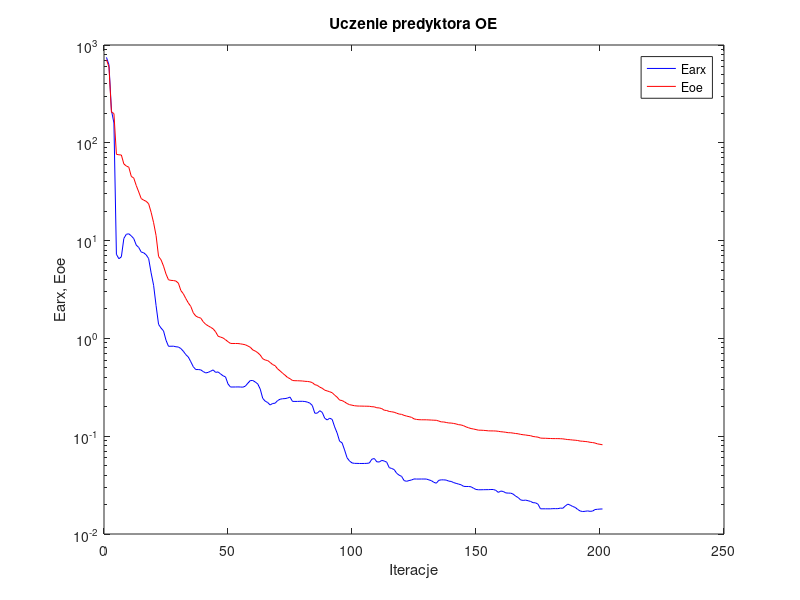
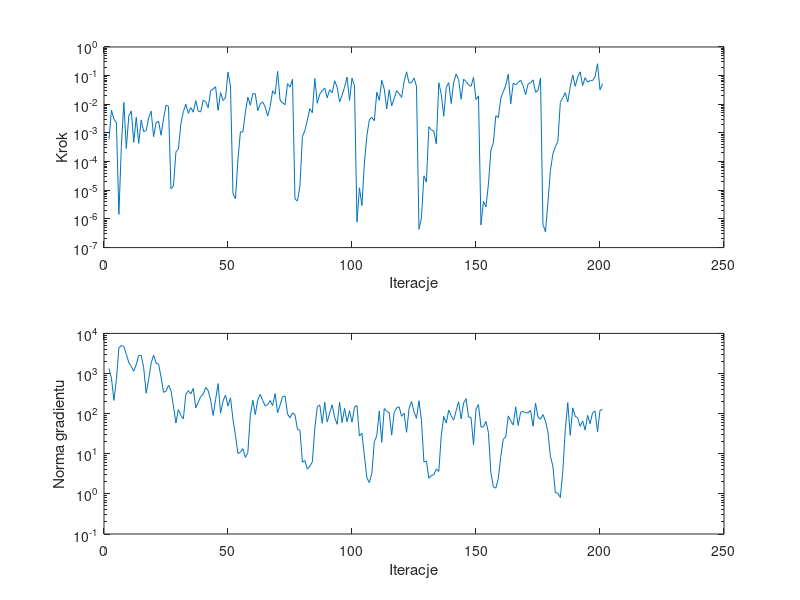

Reproduce these figures in MATLAB, in order.
%uczenie predyktora oe
clear all;
n=0; farx(n+1)=7.467370e+002; foe(n+1)=7.068903e+002; wspucz(n+1)=0.000000e+000; ng(n+1)=0.000000e+000;
%odnowa zmiennej metryki
n=1; farx(n+1)=6.279530e+002; foe(n+1)=5.961201e+002; krok(n+1)=5.873414e-004; ng(n+1)=1.339067e+003;
n=2; farx(n+1)=2.138876e+002; foe(n+1)=2.055255e+002; krok(n+1)=6.273397e-003; ng(n+1)=7.691118e+002;
n=3; farx(n+1)=1.597197e+002; foe(n+1)=1.994512e+002; krok(n+1)=2.999882e-003; ng(n+1)=2.140885e+002;
n=4; farx(n+1)=7.245830e+000; foe(n+1)=7.628033e+001; krok(n+1)=2.293321e-003; ng(n+1)=7.131716e+002;
n=5; farx(n+1)=6.526313e+000; foe(n+1)=7.542201e+001; krok(n+1)=1.458599e-006; ng(n+1)=4.352423e+003;
n=6; farx(n+1)=6.826176e+000; foe(n+1)=7.504183e+001; krok(n+1)=3.423805e-004; ng(n+1)=4.977317e+003;
n=7; farx(n+1)=1.051947e+001; foe(n+1)=6.081042e+001; krok(n+1)=1.165911e-002; ng(n+1)=4.749408e+003;
n=8; farx(n+1)=1.160880e+001; foe(n+1)=5.792763e+001; krok(n+1)=2.879132e-004; ng(n+1)=2.984324e+003;
n=9; farx(n+1)=1.174001e+001; foe(n+1)=5.630435e+001; krok(n+1)=3.900542e-003; ng(n+1)=1.880302e+003;
n=10; farx(n+1)=1.117103e+001; foe(n+1)=4.538163e+001; krok(n+1)=5.849663e-003; ng(n+1)=1.494715e+003;
n=11; farx(n+1)=1.048604e+001; foe(n+1)=4.356236e+001; krok(n+1)=4.729213e-004; ng(n+1)=1.138124e+003;
n=12; farx(n+1)=9.004322e+000; foe(n+1)=3.660779e+001; krok(n+1)=3.516052e-003; ng(n+1)=1.667317e+003;
n=13; farx(n+1)=8.508564e+000; foe(n+1)=3.145922e+001; krok(n+1)=4.325549e-004; ng(n+1)=2.810712e+003;
n=14; farx(n+1)=7.647412e+000; foe(n+1)=2.691176e+001; krok(n+1)=2.850058e-003; ng(n+1)=2.844624e+003;
n=15; farx(n+1)=7.506435e+000; foe(n+1)=2.591084e+001; krok(n+1)=1.123587e-003; ng(n+1)=1.398303e+003;
n=16; farx(n+1)=7.156471e+000; foe(n+1)=2.523213e+001; krok(n+1)=1.207660e-003; ng(n+1)=3.236203e+002;
n=17; farx(n+1)=6.548064e+000; foe(n+1)=2.380055e+001; krok(n+1)=3.350038e-003; ng(n+1)=7.005948e+002;
n=18; farx(n+1)=4.677546e+000; foe(n+1)=1.947738e+001; krok(n+1)=5.767896e-003; ng(n+1)=1.802824e+003;
n=19; farx(n+1)=3.493710e+000; foe(n+1)=1.524037e+001; krok(n+1)=7.459007e-004; ng(n+1)=2.883175e+003;
n=20; farx(n+1)=2.162390e+000; foe(n+1)=1.125197e+001; krok(n+1)=2.282102e-003; ng(n+1)=1.801290e+003;
n=21; farx(n+1)=1.391088e+000; foe(n+1)=6.878286e+000; krok(n+1)=2.607264e-003; ng(n+1)=1.720834e+003;
n=22; farx(n+1)=1.275983e+000; foe(n+1)=6.365403e+000; krok(n+1)=8.336543e-004; ng(n+1)=8.200947e+002;
n=23; farx(n+1)=1.193570e+000; foe(n+1)=5.485691e+000; krok(n+1)=3.128460e-003; ng(n+1)=3.407276e+002;
n=24; farx(n+1)=9.583069e-001; foe(n+1)=4.553044e+000; krok(n+1)=9.219686e-003; ng(n+1)=3.593340e+002;
n=25; farx(n+1)=8.306018e-001; foe(n+1)=3.974692e+000; krok(n+1)=8.534063e-003; ng(n+1)=5.101088e+002;
%odnowa zmiennej metryki
n=26; farx(n+1)=8.315539e-001; foe(n+1)=3.920711e+000; krok(n+1)=1.127096e-005; ng(n+1)=3.777001e+002;
n=27; farx(n+1)=8.324831e-001; foe(n+1)=3.904652e+000; krok(n+1)=1.400833e-005; ng(n+1)=1.542923e+002;
n=28; farx(n+1)=8.213335e-001; foe(n+1)=3.857470e+000; krok(n+1)=2.197532e-004; ng(n+1)=5.825602e+001;
n=29; farx(n+1)=8.162129e-001; foe(n+1)=3.669809e+000; krok(n+1)=2.755278e-004; ng(n+1)=1.273063e+002;
n=30; farx(n+1)=7.872908e-001; foe(n+1)=3.083142e+000; krok(n+1)=2.121656e-003; ng(n+1)=9.047760e+001;
n=31; farx(n+1)=7.388855e-001; foe(n+1)=2.856874e+000; krok(n+1)=5.548179e-003; ng(n+1)=7.407910e+001;
n=32; farx(n+1)=6.821168e-001; foe(n+1)=2.553977e+000; krok(n+1)=1.012568e-002; ng(n+1)=3.040712e+002;
n=33; farx(n+1)=6.450149e-001; foe(n+1)=2.305875e+000; krok(n+1)=4.830641e-003; ng(n+1)=3.746900e+002;
n=34; farx(n+1)=5.771791e-001; foe(n+1)=2.122134e+000; krok(n+1)=7.632150e-003; ng(n+1)=3.105070e+002;
n=35; farx(n+1)=5.134402e-001; foe(n+1)=1.826984e+000; krok(n+1)=5.294040e-003; ng(n+1)=4.265932e+002;
n=36; farx(n+1)=4.801588e-001; foe(n+1)=1.693835e+000; krok(n+1)=1.345452e-002; ng(n+1)=1.390904e+002;
n=37; farx(n+1)=4.804644e-001; foe(n+1)=1.641979e+000; krok(n+1)=5.711090e-003; ng(n+1)=1.921441e+002;
n=38; farx(n+1)=4.768976e-001; foe(n+1)=1.614497e+000; krok(n+1)=5.433546e-003; ng(n+1)=2.684259e+002;
n=39; farx(n+1)=4.582976e-001; foe(n+1)=1.481597e+000; krok(n+1)=1.388291e-002; ng(n+1)=3.067998e+002;
n=40; farx(n+1)=4.436004e-001; foe(n+1)=1.392935e+000; krok(n+1)=1.205272e-002; ng(n+1)=4.516563e+002;
n=41; farx(n+1)=4.494205e-001; foe(n+1)=1.344988e+000; krok(n+1)=7.632150e-003; ng(n+1)=3.770910e+002;
n=42; farx(n+1)=4.617881e-001; foe(n+1)=1.298345e+000; krok(n+1)=2.954351e-002; ng(n+1)=2.150166e+002;
n=43; farx(n+1)=4.764223e-001; foe(n+1)=1.253378e+000; krok(n+1)=3.413297e-002; ng(n+1)=9.019404e+001;
n=44; farx(n+1)=4.495902e-001; foe(n+1)=1.168541e+000; krok(n+1)=4.111242e-002; ng(n+1)=2.258142e+002;
n=45; farx(n+1)=4.539062e-001; foe(n+1)=1.052566e+000; krok(n+1)=6.130766e-003; ng(n+1)=5.594181e+002;
n=46; farx(n+1)=4.331721e-001; foe(n+1)=1.031221e+000; krok(n+1)=2.556212e-002; ng(n+1)=1.030592e+002;
n=47; farx(n+1)=4.149040e-001; foe(n+1)=1.010484e+000; krok(n+1)=1.360047e-002; ng(n+1)=2.071317e+002;
n=48; farx(n+1)=4.039511e-001; foe(n+1)=9.693514e-001; krok(n+1)=1.716139e-002; ng(n+1)=2.895420e+002;
n=49; farx(n+1)=3.421309e-001; foe(n+1)=9.254037e-001; krok(n+1)=1.320406e-001; ng(n+1)=1.543577e+002;
n=50; farx(n+1)=3.183372e-001; foe(n+1)=8.886523e-001; krok(n+1)=4.331299e-002; ng(n+1)=2.485126e+002;
%odnowa zmiennej metryki
n=51; farx(n+1)=3.185052e-001; foe(n+1)=8.871129e-001; krok(n+1)=7.690425e-006; ng(n+1)=7.200296e+001;
n=52; farx(n+1)=3.186372e-001; foe(n+1)=8.868771e-001; krok(n+1)=5.055637e-006; ng(n+1)=2.899310e+001;
n=53; farx(n+1)=3.191179e-001; foe(n+1)=8.864006e-001; krok(n+1)=1.154043e-004; ng(n+1)=1.016180e+001;
n=54; farx(n+1)=3.184239e-001; foe(n+1)=8.798637e-001; krok(n+1)=1.093891e-003; ng(n+1)=1.092573e+001;
n=55; farx(n+1)=3.171873e-001; foe(n+1)=8.706419e-001; krok(n+1)=1.078226e-003; ng(n+1)=1.345919e+001;
n=56; farx(n+1)=3.249892e-001; foe(n+1)=8.608269e-001; krok(n+1)=5.172508e-003; ng(n+1)=8.081564e+000;
n=57; farx(n+1)=3.482360e-001; foe(n+1)=8.363231e-001; krok(n+1)=1.775074e-002; ng(n+1)=1.078120e+001;
n=58; farx(n+1)=3.708539e-001; foe(n+1)=8.115754e-001; krok(n+1)=9.249673e-003; ng(n+1)=9.204433e+001;
n=59; farx(n+1)=3.709273e-001; foe(n+1)=7.621240e-001; krok(n+1)=2.340953e-002; ng(n+1)=2.156253e+002;
n=60; farx(n+1)=3.582336e-001; foe(n+1)=7.425928e-001; krok(n+1)=2.355148e-002; ng(n+1)=9.487986e+001;
n=61; farx(n+1)=3.421886e-001; foe(n+1)=7.138054e-001; krok(n+1)=6.035177e-003; ng(n+1)=2.206333e+002;
n=62; farx(n+1)=3.030841e-001; foe(n+1)=6.760229e-001; krok(n+1)=1.023953e-002; ng(n+1)=3.029081e+002;
n=63; farx(n+1)=2.438059e-001; foe(n+1)=6.196598e-001; krok(n+1)=1.213054e-002; ng(n+1)=2.130938e+002;
n=64; farx(n+1)=2.281396e-001; foe(n+1)=6.012955e-001; krok(n+1)=7.980009e-003; ng(n+1)=1.554292e+002;
n=65; farx(n+1)=2.209916e-001; foe(n+1)=5.933829e-001; krok(n+1)=3.878835e-003; ng(n+1)=1.682384e+002;
n=66; farx(n+1)=2.086407e-001; foe(n+1)=5.675710e-001; krok(n+1)=8.424126e-003; ng(n+1)=2.113990e+002;
n=67; farx(n+1)=2.161123e-001; foe(n+1)=5.399122e-001; krok(n+1)=2.972664e-002; ng(n+1)=1.582500e+002;
n=68; farx(n+1)=2.175128e-001; foe(n+1)=5.261283e-001; krok(n+1)=2.243330e-002; ng(n+1)=3.160559e+002;
n=69; farx(n+1)=2.313443e-001; foe(n+1)=4.879310e-001; krok(n+1)=1.409038e-001; ng(n+1)=1.060168e+002;
n=70; farx(n+1)=2.388096e-001; foe(n+1)=4.654971e-001; krok(n+1)=1.382426e-002; ng(n+1)=1.638158e+002;
n=71; farx(n+1)=2.415769e-001; foe(n+1)=4.408716e-001; krok(n+1)=1.136199e-002; ng(n+1)=2.633586e+002;
n=72; farx(n+1)=2.423336e-001; foe(n+1)=4.205833e-001; krok(n+1)=9.659422e-003; ng(n+1)=2.770829e+002;
n=73; farx(n+1)=2.454370e-001; foe(n+1)=3.989737e-001; krok(n+1)=5.234463e-002; ng(n+1)=9.794063e+001;
n=74; farx(n+1)=2.512065e-001; foe(n+1)=3.874383e-001; krok(n+1)=4.000365e-002; ng(n+1)=7.812991e+001;
n=75; farx(n+1)=2.270098e-001; foe(n+1)=3.712481e-001; krok(n+1)=7.494212e-002; ng(n+1)=1.049506e+002;
%odnowa zmiennej metryki
n=76; farx(n+1)=2.268083e-001; foe(n+1)=3.693660e-001; krok(n+1)=4.999771e-006; ng(n+1)=9.457960e+001;
n=77; farx(n+1)=2.268424e-001; foe(n+1)=3.690487e-001; krok(n+1)=4.214747e-006; ng(n+1)=4.074450e+001;
n=78; farx(n+1)=2.274124e-001; foe(n+1)=3.680408e-001; krok(n+1)=1.404611e-005; ng(n+1)=3.881301e+001;
n=79; farx(n+1)=2.274180e-001; foe(n+1)=3.669523e-001; krok(n+1)=7.496833e-004; ng(n+1)=6.179633e+000;
n=80; farx(n+1)=2.262596e-001; foe(n+1)=3.642242e-001; krok(n+1)=1.212998e-003; ng(n+1)=6.771853e+000;
n=81; farx(n+1)=2.232774e-001; foe(n+1)=3.630477e-001; krok(n+1)=2.818678e-003; ng(n+1)=4.093743e+000;
n=82; farx(n+1)=2.178161e-001; foe(n+1)=3.598858e-001; krok(n+1)=7.032104e-003; ng(n+1)=4.930937e+000;
n=83; farx(n+1)=2.061703e-001; foe(n+1)=3.532644e-001; krok(n+1)=5.097234e-003; ng(n+1)=6.202320e+000;
n=84; farx(n+1)=1.717989e-001; foe(n+1)=3.365621e-001; krok(n+1)=7.866273e-002; ng(n+1)=4.263652e+001;
n=85; farx(n+1)=1.721033e-001; foe(n+1)=3.311045e-001; krok(n+1)=1.086709e-002; ng(n+1)=1.486002e+002;
n=86; farx(n+1)=1.822230e-001; foe(n+1)=3.174009e-001; krok(n+1)=2.272397e-002; ng(n+1)=1.657763e+002;
n=87; farx(n+1)=1.752501e-001; foe(n+1)=3.091944e-001; krok(n+1)=3.006802e-002; ng(n+1)=5.739037e+001;
n=88; farx(n+1)=1.526729e-001; foe(n+1)=2.954837e-001; krok(n+1)=3.660091e-002; ng(n+1)=1.914738e+002;
n=89; farx(n+1)=1.466625e-001; foe(n+1)=2.904506e-001; krok(n+1)=1.680696e-002; ng(n+1)=6.174029e+001;
n=90; farx(n+1)=1.527876e-001; foe(n+1)=2.847560e-001; krok(n+1)=3.221469e-002; ng(n+1)=1.044649e+002;
n=91; farx(n+1)=1.486417e-001; foe(n+1)=2.783303e-001; krok(n+1)=2.509359e-002; ng(n+1)=1.653156e+002;
n=92; farx(n+1)=1.245758e-001; foe(n+1)=2.631023e-001; krok(n+1)=6.645935e-002; ng(n+1)=8.014981e+001;
n=93; farx(n+1)=1.078028e-001; foe(n+1)=2.504807e-001; krok(n+1)=3.959818e-002; ng(n+1)=5.421028e+001;
n=94; farx(n+1)=8.887874e-002; foe(n+1)=2.340752e-001; krok(n+1)=1.208515e-002; ng(n+1)=1.926493e+002;
n=95; farx(n+1)=8.557407e-002; foe(n+1)=2.315688e-001; krok(n+1)=2.047906e-002; ng(n+1)=5.982970e+001;
n=96; farx(n+1)=7.238634e-002; foe(n+1)=2.242500e-001; krok(n+1)=3.941187e-002; ng(n+1)=1.353642e+002;
n=97; farx(n+1)=6.024173e-002; foe(n+1)=2.158378e-001; krok(n+1)=8.877087e-002; ng(n+1)=6.285389e+001;
n=98; farx(n+1)=5.576100e-002; foe(n+1)=2.101283e-001; krok(n+1)=1.370811e-002; ng(n+1)=1.184681e+002;
n=99; farx(n+1)=5.331928e-002; foe(n+1)=2.075678e-001; krok(n+1)=8.191626e-002; ng(n+1)=6.109164e+001;
n=100; farx(n+1)=5.276438e-002; foe(n+1)=2.049241e-001; krok(n+1)=4.382471e-002; ng(n+1)=1.437692e+002;
%odnowa zmiennej metryki
n=101; farx(n+1)=5.273691e-002; foe(n+1)=2.037173e-001; krok(n+1)=7.753270e-007; ng(n+1)=1.595004e+002;
n=102; farx(n+1)=5.261909e-002; foe(n+1)=2.032600e-001; krok(n+1)=1.221656e-005; ng(n+1)=2.762897e+001;
n=103; farx(n+1)=5.260885e-002; foe(n+1)=2.031054e-001; krok(n+1)=2.926265e-006; ng(n+1)=3.249095e+001;
n=104; farx(n+1)=5.264374e-002; foe(n+1)=2.027629e-001; krok(n+1)=9.119445e-005; ng(n+1)=8.798083e+000;
n=105; farx(n+1)=5.277106e-002; foe(n+1)=2.025867e-001; krok(n+1)=7.971656e-004; ng(n+1)=2.501066e+000;
n=106; farx(n+1)=5.322432e-002; foe(n+1)=2.022098e-001; krok(n+1)=2.939707e-003; ng(n+1)=1.913322e+000;
n=107; farx(n+1)=5.818261e-002; foe(n+1)=2.002658e-001; krok(n+1)=3.490481e-003; ng(n+1)=3.261260e+000;
n=108; farx(n+1)=5.913006e-002; foe(n+1)=1.995716e-001; krok(n+1)=2.678603e-003; ng(n+1)=2.015422e+001;
n=109; farx(n+1)=5.471719e-002; foe(n+1)=1.953700e-001; krok(n+1)=2.643052e-002; ng(n+1)=2.798760e+001;
n=110; farx(n+1)=5.448095e-002; foe(n+1)=1.946341e-001; krok(n+1)=1.376948e-002; ng(n+1)=1.161011e+002;
n=111; farx(n+1)=5.657311e-002; foe(n+1)=1.914420e-001; krok(n+1)=6.852302e-002; ng(n+1)=1.927990e+001;
n=112; farx(n+1)=5.576315e-002; foe(n+1)=1.844317e-001; krok(n+1)=3.468850e-002; ng(n+1)=1.344150e+002;
n=113; farx(n+1)=5.420668e-002; foe(n+1)=1.830393e-001; krok(n+1)=6.905382e-003; ng(n+1)=1.142572e+002;
n=114; farx(n+1)=4.773328e-002; foe(n+1)=1.790917e-001; krok(n+1)=3.207144e-002; ng(n+1)=1.052356e+002;
n=115; farx(n+1)=4.673611e-002; foe(n+1)=1.777008e-001; krok(n+1)=8.751130e-003; ng(n+1)=2.918907e+001;
n=116; farx(n+1)=4.561743e-002; foe(n+1)=1.758005e-001; krok(n+1)=1.586441e-002; ng(n+1)=1.069447e+002;
n=117; farx(n+1)=4.179085e-002; foe(n+1)=1.719044e-001; krok(n+1)=2.981463e-002; ng(n+1)=1.392016e+002;
n=118; farx(n+1)=3.997163e-002; foe(n+1)=1.684464e-001; krok(n+1)=2.337492e-002; ng(n+1)=1.482172e+002;
n=119; farx(n+1)=3.881190e-002; foe(n+1)=1.672905e-001; krok(n+1)=1.738514e-002; ng(n+1)=8.585281e+001;
n=120; farx(n+1)=3.517457e-002; foe(n+1)=1.633054e-001; krok(n+1)=6.105720e-002; ng(n+1)=1.023077e+002;
n=121; farx(n+1)=3.458459e-002; foe(n+1)=1.606123e-001; krok(n+1)=1.362644e-001; ng(n+1)=3.427340e+001;
n=122; farx(n+1)=3.518786e-002; foe(n+1)=1.584448e-001; krok(n+1)=5.565015e-002; ng(n+1)=1.330045e+002;
n=123; farx(n+1)=3.568513e-002; foe(n+1)=1.559450e-001; krok(n+1)=5.671128e-002; ng(n+1)=2.015929e+002;
n=124; farx(n+1)=3.655462e-002; foe(n+1)=1.504105e-001; krok(n+1)=8.260442e-002; ng(n+1)=1.112703e+002;
n=125; farx(n+1)=3.646759e-002; foe(n+1)=1.484598e-001; krok(n+1)=4.284718e-002; ng(n+1)=7.626694e+001;
%odnowa zmiennej metryki
n=126; farx(n+1)=3.647612e-002; foe(n+1)=1.474836e-001; krok(n+1)=4.359458e-007; ng(n+1)=2.098965e+002;
n=127; farx(n+1)=3.649661e-002; foe(n+1)=1.472273e-001; krok(n+1)=1.089869e-006; ng(n+1)=6.782466e+001;
n=128; farx(n+1)=3.649556e-002; foe(n+1)=1.471727e-001; krok(n+1)=3.195675e-005; ng(n+1)=6.190653e+000;
n=129; farx(n+1)=3.646196e-002; foe(n+1)=1.471228e-001; krok(n+1)=1.935047e-005; ng(n+1)=6.587656e+000;
n=130; farx(n+1)=3.575372e-002; foe(n+1)=1.466996e-001; krok(n+1)=1.636169e-003; ng(n+1)=2.452941e+000;
n=131; farx(n+1)=3.512885e-002; foe(n+1)=1.462749e-001; krok(n+1)=1.279942e-003; ng(n+1)=2.875229e+000;
n=132; farx(n+1)=3.376971e-002; foe(n+1)=1.457370e-001; krok(n+1)=1.152797e-003; ng(n+1)=2.989303e+000;
n=133; farx(n+1)=3.307303e-002; foe(n+1)=1.454317e-001; krok(n+1)=4.168272e-004; ng(n+1)=4.177555e+000;
n=134; farx(n+1)=3.540016e-002; foe(n+1)=1.428438e-001; krok(n+1)=5.679907e-002; ng(n+1)=3.606641e+000;
n=135; farx(n+1)=3.579291e-002; foe(n+1)=1.400586e-001; krok(n+1)=2.223039e-002; ng(n+1)=2.880955e+001;
n=136; farx(n+1)=3.576632e-002; foe(n+1)=1.398051e-001; krok(n+1)=3.816075e-003; ng(n+1)=8.554998e+001;
n=137; farx(n+1)=3.558396e-002; foe(n+1)=1.381210e-001; krok(n+1)=3.890307e-002; ng(n+1)=5.809379e+001;
n=138; farx(n+1)=3.473576e-002; foe(n+1)=1.365908e-001; krok(n+1)=5.715876e-002; ng(n+1)=1.230120e+002;
n=139; farx(n+1)=3.448036e-002; foe(n+1)=1.362801e-001; krok(n+1)=1.059400e-002; ng(n+1)=8.802803e+001;
n=140; farx(n+1)=3.352747e-002; foe(n+1)=1.350036e-001; krok(n+1)=5.954236e-002; ng(n+1)=6.898696e+001;
n=141; farx(n+1)=3.293549e-002; foe(n+1)=1.334607e-001; krok(n+1)=1.134226e-001; ng(n+1)=1.190429e+002;
n=142; farx(n+1)=3.237363e-002; foe(n+1)=1.311420e-001; krok(n+1)=7.255280e-002; ng(n+1)=1.979074e+002;
n=143; farx(n+1)=3.185858e-002; foe(n+1)=1.303175e-001; krok(n+1)=1.500979e-002; ng(n+1)=7.395656e+001;
n=144; farx(n+1)=3.070814e-002; foe(n+1)=1.279637e-001; krok(n+1)=7.500305e-002; ng(n+1)=1.845515e+002;
n=145; farx(n+1)=3.060575e-002; foe(n+1)=1.245096e-001; krok(n+1)=6.299996e-002; ng(n+1)=2.356853e+002;
n=146; farx(n+1)=3.059954e-002; foe(n+1)=1.219748e-001; krok(n+1)=4.799811e-002; ng(n+1)=8.235526e+001;
n=147; farx(n+1)=3.038746e-002; foe(n+1)=1.197343e-001; krok(n+1)=4.236083e-002; ng(n+1)=7.977305e+001;
n=148; farx(n+1)=2.937998e-002; foe(n+1)=1.184697e-001; krok(n+1)=8.713251e-002; ng(n+1)=1.675396e+001;
n=149; farx(n+1)=2.853410e-002; foe(n+1)=1.169108e-001; krok(n+1)=1.448480e-002; ng(n+1)=1.299408e+002;
n=150; farx(n+1)=2.833488e-002; foe(n+1)=1.152584e-001; krok(n+1)=1.961666e-002; ng(n+1)=1.684916e+002;
%odnowa zmiennej metryki
n=151; farx(n+1)=2.833750e-002; foe(n+1)=1.151937e-001; krok(n+1)=6.180228e-007; ng(n+1)=4.666157e+001;
n=152; farx(n+1)=2.837946e-002; foe(n+1)=1.147707e-001; krok(n+1)=4.114575e-006; ng(n+1)=4.652714e+001;
n=153; farx(n+1)=2.840672e-002; foe(n+1)=1.142102e-001; krok(n+1)=2.621559e-006; ng(n+1)=6.443611e+001;
n=154; farx(n+1)=2.841941e-002; foe(n+1)=1.134574e-001; krok(n+1)=1.611741e-005; ng(n+1)=3.397709e+001;
n=155; farx(n+1)=2.850928e-002; foe(n+1)=1.132966e-001; krok(n+1)=2.460936e-004; ng(n+1)=3.370779e+000;
n=156; farx(n+1)=2.850785e-002; foe(n+1)=1.132530e-001; krok(n+1)=4.576195e-004; ng(n+1)=1.489924e+000;
n=157; farx(n+1)=2.794049e-002; foe(n+1)=1.129918e-001; krok(n+1)=3.995494e-003; ng(n+1)=1.389277e+000;
n=158; farx(n+1)=2.663350e-002; foe(n+1)=1.122225e-001; krok(n+1)=3.427028e-003; ng(n+1)=2.439256e+000;
n=159; farx(n+1)=2.748312e-002; foe(n+1)=1.111195e-001; krok(n+1)=1.640492e-002; ng(n+1)=8.636813e+000;
n=160; farx(n+1)=2.721252e-002; foe(n+1)=1.105779e-001; krok(n+1)=2.753897e-002; ng(n+1)=2.313566e+001;
n=161; farx(n+1)=2.632011e-002; foe(n+1)=1.096805e-001; krok(n+1)=4.681906e-002; ng(n+1)=2.624228e+001;
n=162; farx(n+1)=2.619470e-002; foe(n+1)=1.086017e-001; krok(n+1)=1.114169e-001; ng(n+1)=8.777374e+001;
n=163; farx(n+1)=2.617162e-002; foe(n+1)=1.084427e-001; krok(n+1)=1.033570e-002; ng(n+1)=6.577030e+001;
n=164; farx(n+1)=2.558113e-002; foe(n+1)=1.075234e-001; krok(n+1)=5.440189e-002; ng(n+1)=5.229478e+001;
n=165; farx(n+1)=2.436431e-002; foe(n+1)=1.065506e-001; krok(n+1)=4.756755e-002; ng(n+1)=1.481973e+002;
n=166; farx(n+1)=2.358656e-002; foe(n+1)=1.058633e-001; krok(n+1)=5.801457e-002; ng(n+1)=5.095612e+001;
n=167; farx(n+1)=2.230711e-002; foe(n+1)=1.043811e-001; krok(n+1)=6.954057e-002; ng(n+1)=1.091378e+002;
n=168; farx(n+1)=2.205729e-002; foe(n+1)=1.035282e-001; krok(n+1)=4.446078e-002; ng(n+1)=1.132889e+002;
n=169; farx(n+1)=2.220638e-002; foe(n+1)=1.028377e-001; krok(n+1)=2.142359e-002; ng(n+1)=1.048078e+002;
n=170; farx(n+1)=2.189398e-002; foe(n+1)=1.019046e-001; krok(n+1)=5.113139e-002; ng(n+1)=1.047710e+002;
n=171; farx(n+1)=2.153168e-002; foe(n+1)=1.012146e-001; krok(n+1)=5.671128e-002; ng(n+1)=1.214205e+002;
n=172; farx(n+1)=2.090586e-002; foe(n+1)=9.934280e-002; krok(n+1)=7.113068e-002; ng(n+1)=4.853079e+001;
n=173; farx(n+1)=2.083343e-002; foe(n+1)=9.856081e-002; krok(n+1)=2.642647e-002; ng(n+1)=1.842082e+002;
n=174; farx(n+1)=2.017058e-002; foe(n+1)=9.777193e-002; krok(n+1)=3.054889e-002; ng(n+1)=8.176545e+001;
n=175; farx(n+1)=1.809560e-002; foe(n+1)=9.565965e-002; krok(n+1)=8.205256e-002; ng(n+1)=7.235414e+001;
%odnowa zmiennej metryki
n=176; farx(n+1)=1.809816e-002; foe(n+1)=9.535732e-002; krok(n+1)=6.440982e-007; ng(n+1)=9.476278e+001;
n=177; farx(n+1)=1.809901e-002; foe(n+1)=9.526315e-002; krok(n+1)=3.542201e-007; ng(n+1)=6.575660e+001;
n=178; farx(n+1)=1.808970e-002; foe(n+1)=9.494947e-002; krok(n+1)=3.651901e-006; ng(n+1)=3.497659e+001;
n=179; farx(n+1)=1.809047e-002; foe(n+1)=9.476292e-002; krok(n+1)=4.916986e-005; ng(n+1)=8.655373e+000;
n=180; farx(n+1)=1.816761e-002; foe(n+1)=9.452260e-002; krok(n+1)=1.864752e-004; ng(n+1)=4.913218e+000;
n=181; farx(n+1)=1.816939e-002; foe(n+1)=9.450660e-002; krok(n+1)=3.323859e-004; ng(n+1)=1.063266e+000;
n=182; farx(n+1)=1.816170e-002; foe(n+1)=9.448332e-002; krok(n+1)=4.971608e-004; ng(n+1)=1.048316e+000;
n=183; farx(n+1)=1.839993e-002; foe(n+1)=9.430324e-002; krok(n+1)=1.160327e-002; ng(n+1)=8.105190e-001;
n=184; farx(n+1)=1.832428e-002; foe(n+1)=9.396402e-002; krok(n+1)=1.706813e-002; ng(n+1)=3.621543e+000;
n=185; farx(n+1)=1.932137e-002; foe(n+1)=9.315198e-002; krok(n+1)=2.539936e-002; ng(n+1)=3.996107e+001;
n=186; farx(n+1)=2.020057e-002; foe(n+1)=9.238662e-002; krok(n+1)=1.199953e-002; ng(n+1)=1.882029e+002;
n=187; farx(n+1)=1.973685e-002; foe(n+1)=9.203672e-002; krok(n+1)=4.098731e-002; ng(n+1)=2.879890e+001;
n=188; farx(n+1)=1.911432e-002; foe(n+1)=9.138822e-002; krok(n+1)=1.051652e-001; ng(n+1)=1.389748e+002;
n=189; farx(n+1)=1.870434e-002; foe(n+1)=9.099928e-002; krok(n+1)=4.237599e-002; ng(n+1)=8.602564e+001;
n=190; farx(n+1)=1.782922e-002; foe(n+1)=9.034749e-002; krok(n+1)=8.877087e-002; ng(n+1)=7.727680e+001;
n=191; farx(n+1)=1.719268e-002; foe(n+1)=8.918793e-002; krok(n+1)=1.355389e-001; ng(n+1)=4.817747e+001;
n=192; farx(n+1)=1.697497e-002; foe(n+1)=8.881588e-002; krok(n+1)=4.509885e-002; ng(n+1)=6.596453e+001;
n=193; farx(n+1)=1.706418e-002; foe(n+1)=8.829757e-002; krok(n+1)=8.509079e-002; ng(n+1)=3.887981e+001;
n=194; farx(n+1)=1.722104e-002; foe(n+1)=8.776646e-002; krok(n+1)=5.955282e-002; ng(n+1)=9.088068e+001;
n=195; farx(n+1)=1.705193e-002; foe(n+1)=8.661998e-002; krok(n+1)=6.677458e-002; ng(n+1)=5.569981e+001;
n=196; farx(n+1)=1.715461e-002; foe(n+1)=8.610143e-002; krok(n+1)=6.706589e-002; ng(n+1)=1.049318e+002;
n=197; farx(n+1)=1.778760e-002; foe(n+1)=8.515522e-002; krok(n+1)=9.233170e-002; ng(n+1)=1.156694e+002;
n=198; farx(n+1)=1.789705e-002; foe(n+1)=8.343088e-002; krok(n+1)=2.601236e-001; ng(n+1)=3.515163e+001;
n=199; farx(n+1)=1.799676e-002; foe(n+1)=8.264489e-002; krok(n+1)=3.201356e-002; ng(n+1)=1.214252e+002;
n=200; farx(n+1)=1.803105e-002; foe(n+1)=8.175190e-002; krok(n+1)=5.234463e-002; ng(n+1)=1.262478e+002;

figure; semilogy(farx,'b'); hold on; semilogy(foe,'r'); xlabel('Iteracje'); ylabel('Earx, Eoe'); legend('Earx','Eoe'); title('Uczenie predyktora OE');
figure; subplot(2,1,1); semilogy(krok); xlabel('Iteracje'); ylabel('Krok');
subplot(2,1,2); semilogy(ng); xlabel('Iteracje'); ylabel('Norma gradientu');
Earx=farx(n+1)
Eoe=foe(n+1)
